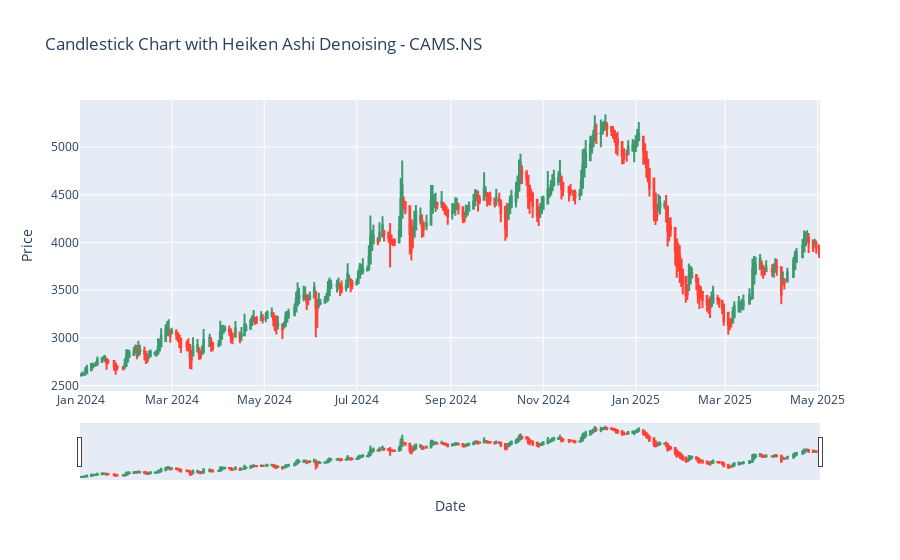

Notebook code cell kept with this figure:
### Markdown cell above
<b>Candlestick chart of CAMS.NS with Heiken Ashi Denoising

### Code cell
fig_ha = go.Figure(data=[
    go.Candlestick(x=df_combined['datetime'],
                   open=df_combined['open'],
                   high=df_combined['high'],
                   low=df_combined['low'],
                   close=df_combined['close'])
              ])
fig_ha.update_layout(title=f"Candlestick Chart with Heiken Ashi Denoising - {stock_symbol1}", xaxis_title='Date', yaxis_title='Price')
fig_ha.show()

### Figure 1 — Plotly figure (JSON) as saved in the notebook; plotly's stock layout.template omitted (floating-point values rounded to 4 significant figures; data arrays with more than 128 entries replaced by an {"elided": "..."} marker saying what was removed)
{"data": [{"close": {"elided": "328 float values"}, "high": {"elided": "328 float values"}, "low": {"elided": "328 float values"}, "open": {"elided": "328 float values"}, "type": "candlestick", "x": {"elided": "328 str values"}}], "layout": {"title": {"text": "Candlestick Chart with Heiken Ashi Denoising - CAMS.NS"}, "xaxis": {"title": {"text": "Date"}}, "yaxis": {"title": {"text": "Price"}}}}
